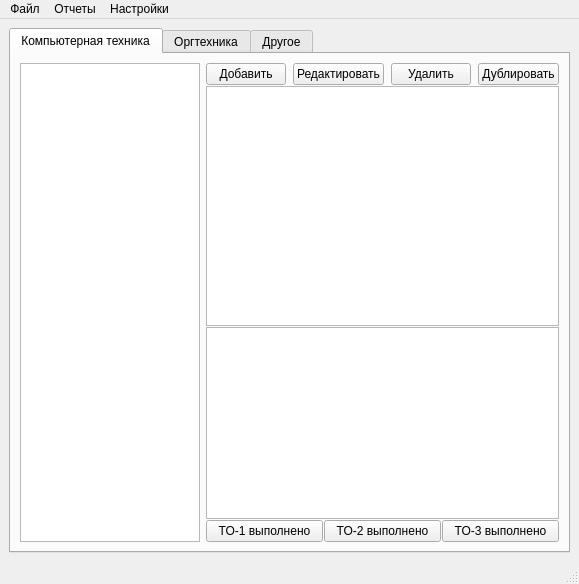
<?xml version="1.0" encoding="UTF-8"?>
<ui version="4.0">
 <class>mainWindow</class>
 <widget class="QMainWindow" name="mainWindow">
  <property name="geometry">
   <rect>
    <x>0</x>
    <y>0</y>
    <width>566</width>
    <height>584</height>
   </rect>
  </property>
  <property name="windowTitle">
   <string>Учет компьютерной техники</string>
  </property>
  <widget class="QWidget" name="centralwidget">
   <property name="sizePolicy">
    <sizepolicy hsizetype="Maximum" vsizetype="Maximum">
     <horstretch>0</horstretch>
     <verstretch>0</verstretch>
    </sizepolicy>
   </property>
   <layout class="QVBoxLayout" name="verticalLayout_4">
    <item>
     <widget class="QTabWidget" name="TabWiget">
      <property name="currentIndex">
       <number>0</number>
      </property>
      <widget class="QWidget" name="devises">
       <attribute name="title">
        <string>Компьютерная техника</string>
       </attribute>
       <layout class="QHBoxLayout" name="horizontalLayout">
        <item>
         <widget class="QTreeView" name="treeView">
          <property name="sizePolicy">
           <sizepolicy hsizetype="Fixed" vsizetype="Expanding">
            <horstretch>0</horstretch>
            <verstretch>0</verstretch>
           </sizepolicy>
          </property>
          <property name="maximumSize">
           <size>
            <width>180</width>
            <height>16777215</height>
           </size>
          </property>
          <property name="baseSize">
           <size>
            <width>0</width>
            <height>0</height>
           </size>
          </property>
         </widget>
        </item>
        <item>
         <layout class="QVBoxLayout" name="verticalLayout_5" stretch="0,1,0,0">
          <property name="spacing">
           <number>1</number>
          </property>
          <property name="sizeConstraint">
           <enum>QLayout::SetNoConstraint</enum>
          </property>
          <item>
           <layout class="QHBoxLayout" name="horizontalLayout_7">
            <property name="spacing">
             <number>7</number>
            </property>
            <property name="bottomMargin">
             <number>0</number>
            </property>
            <item>
             <widget class="QPushButton" name="add_btn">
              <property name="text">
               <string>Добавить</string>
              </property>
             </widget>
            </item>
            <item>
             <widget class="QPushButton" name="edt_btn">
              <property name="text">
               <string>Редактировать</string>
              </property>
             </widget>
            </item>
            <item>
             <widget class="QPushButton" name="del_btn">
              <property name="text">
               <string>Удалить</string>
              </property>
             </widget>
            </item>
            <item>
             <widget class="QPushButton" name="dubll_btn">
              <property name="text">
               <string>Дублировать</string>
              </property>
             </widget>
            </item>
           </layout>
          </item>
          <item>
           <widget class="QTableWidget" name="tableWidget_1"/>
          </item>
          <item>
           <widget class="QTextEdit" name="textEdit"/>
          </item>
          <item>
           <layout class="QHBoxLayout" name="horizontalLayout_4">
            <item>
             <widget class="QPushButton" name="serv1_btn">
              <property name="text">
               <string>ТО-1 выполнено</string>
              </property>
             </widget>
            </item>
            <item>
             <widget class="QPushButton" name="serv2_btn">
              <property name="text">
               <string>ТО-2 выполнено</string>
              </property>
             </widget>
            </item>
            <item>
             <widget class="QPushButton" name="serv3_btn">
              <property name="text">
               <string>ТО-3 выполнено</string>
              </property>
             </widget>
            </item>
           </layout>
          </item>
         </layout>
        </item>
       </layout>
      </widget>
      <widget class="QWidget" name="workers">
       <attribute name="title">
        <string>Оргтехника</string>
       </attribute>
       <layout class="QHBoxLayout" name="horizontalLayout_2">
        <item>
         <widget class="QTreeWidget" name="treeWidget">
          <property name="sizePolicy">
           <sizepolicy hsizetype="Fixed" vsizetype="Expanding">
            <horstretch>0</horstretch>
            <verstretch>0</verstretch>
           </sizepolicy>
          </property>
          <property name="maximumSize">
           <size>
            <width>180</width>
            <height>16777215</height>
           </size>
          </property>
          <property name="expandsOnDoubleClick">
           <bool>true</bool>
          </property>
          <property name="columnCount">
           <number>1</number>
          </property>
          <attribute name="headerVisible">
           <bool>false</bool>
          </attribute>
          <column>
           <property name="text">
            <string notr="true">1</string>
           </property>
          </column>
         </widget>
        </item>
        <item>
         <layout class="QVBoxLayout" name="verticalLayout_6">
          <item>
           <layout class="QHBoxLayout" name="horizontalLayout_5">
            <item>
             <widget class="QPushButton" name="add_btn_2">
              <property name="text">
               <string>Добавить</string>
              </property>
             </widget>
            </item>
            <item>
             <widget class="QPushButton" name="edit_btn_3">
              <property name="text">
               <string>Правка</string>
              </property>
             </widget>
            </item>
            <item>
             <widget class="QPushButton" name="del_btn_4">
              <property name="text">
               <string>Удалить</string>
              </property>
             </widget>
            </item>
            <item>
             <widget class="QPushButton" name="dupl_btn_2">
              <property name="text">
               <string>Дублировать</string>
              </property>
             </widget>
            </item>
           </layout>
          </item>
          <item>
           <widget class="QTextEdit" name="textEdit_2"/>
          </item>
          <item>
           <widget class="QTableWidget" name="tableWidget_3"/>
          </item>
          <item>
           <layout class="QHBoxLayout" name="horizontalLayout_6">
            <item>
             <widget class="QPushButton" name="serv1_btn_2">
              <property name="text">
               <string>ТО-1 выполнено</string>
              </property>
             </widget>
            </item>
           </layout>
          </item>
         </layout>
        </item>
       </layout>
      </widget>
      <widget class="QWidget" name="repair">
       <attribute name="title">
        <string>Другое</string>
       </attribute>
       <layout class="QHBoxLayout" name="horizontalLayout_3">
        <item>
         <widget class="QTreeView" name="treeView_2">
          <property name="sizePolicy">
           <sizepolicy hsizetype="Fixed" vsizetype="Expanding">
            <horstretch>0</horstretch>
            <verstretch>0</verstretch>
           </sizepolicy>
          </property>
          <property name="maximumSize">
           <size>
            <width>180</width>
            <height>16777215</height>
           </size>
          </property>
         </widget>
        </item>
        <item>
         <layout class="QVBoxLayout" name="verticalLayout_7">
          <item>
           <layout class="QHBoxLayout" name="horizontalLayout_8">
            <item>
             <widget class="QPushButton" name="add_btn_3">
              <property name="text">
               <string>Добавить</string>
              </property>
             </widget>
            </item>
            <item>
             <widget class="QPushButton" name="edit_btn_4">
              <property name="text">
               <string>Правка</string>
              </property>
             </widget>
            </item>
            <item>
             <widget class="QPushButton" name="del_btn_5">
              <property name="text">
               <string>Удалить</string>
              </property>
             </widget>
            </item>
            <item>
             <widget class="QPushButton" name="dupl_btn_3">
              <property name="text">
               <string>Дублировать</string>
              </property>
             </widget>
            </item>
           </layout>
          </item>
          <item>
           <widget class="QTableWidget" name="tableWidget_5"/>
          </item>
          <item>
           <widget class="QTextEdit" name="textEdit_3"/>
          </item>
          <item>
           <layout class="QVBoxLayout" name="verticalLayout">
            <item>
             <widget class="QPushButton" name="serv1_btn_3">
              <property name="text">
               <string>ТО-1 выполнено</string>
              </property>
             </widget>
            </item>
           </layout>
          </item>
         </layout>
        </item>
       </layout>
      </widget>
     </widget>
    </item>
   </layout>
  </widget>
  <widget class="QMenuBar" name="menubar">
   <property name="geometry">
    <rect>
     <x>0</x>
     <y>0</y>
     <width>566</width>
     <height>21</height>
    </rect>
   </property>
   <widget class="QMenu" name="menu">
    <property name="title">
     <string>Файл</string>
    </property>
    <addaction name="action"/>
   </widget>
   <widget class="QMenu" name="menu_2">
    <property name="title">
     <string>Отчеты</string>
    </property>
    <addaction name="action_2"/>
   </widget>
   <widget class="QMenu" name="menu_3">
    <property name="title">
     <string>Настройки</string>
    </property>
    <addaction name="action_3"/>
   </widget>
   <addaction name="menu"/>
   <addaction name="menu_2"/>
   <addaction name="menu_3"/>
  </widget>
  <widget class="QStatusBar" name="statusbar"/>
  <action name="action">
   <property name="text">
    <string>Выход</string>
   </property>
  </action>
  <action name="action_2">
   <property name="text">
    <string>Работники</string>
   </property>
  </action>
  <action name="action_3">
   <property name="text">
    <string>Периодичность ТО</string>
   </property>
  </action>
 </widget>
 <resources/>
 <connections/>
</ui>
